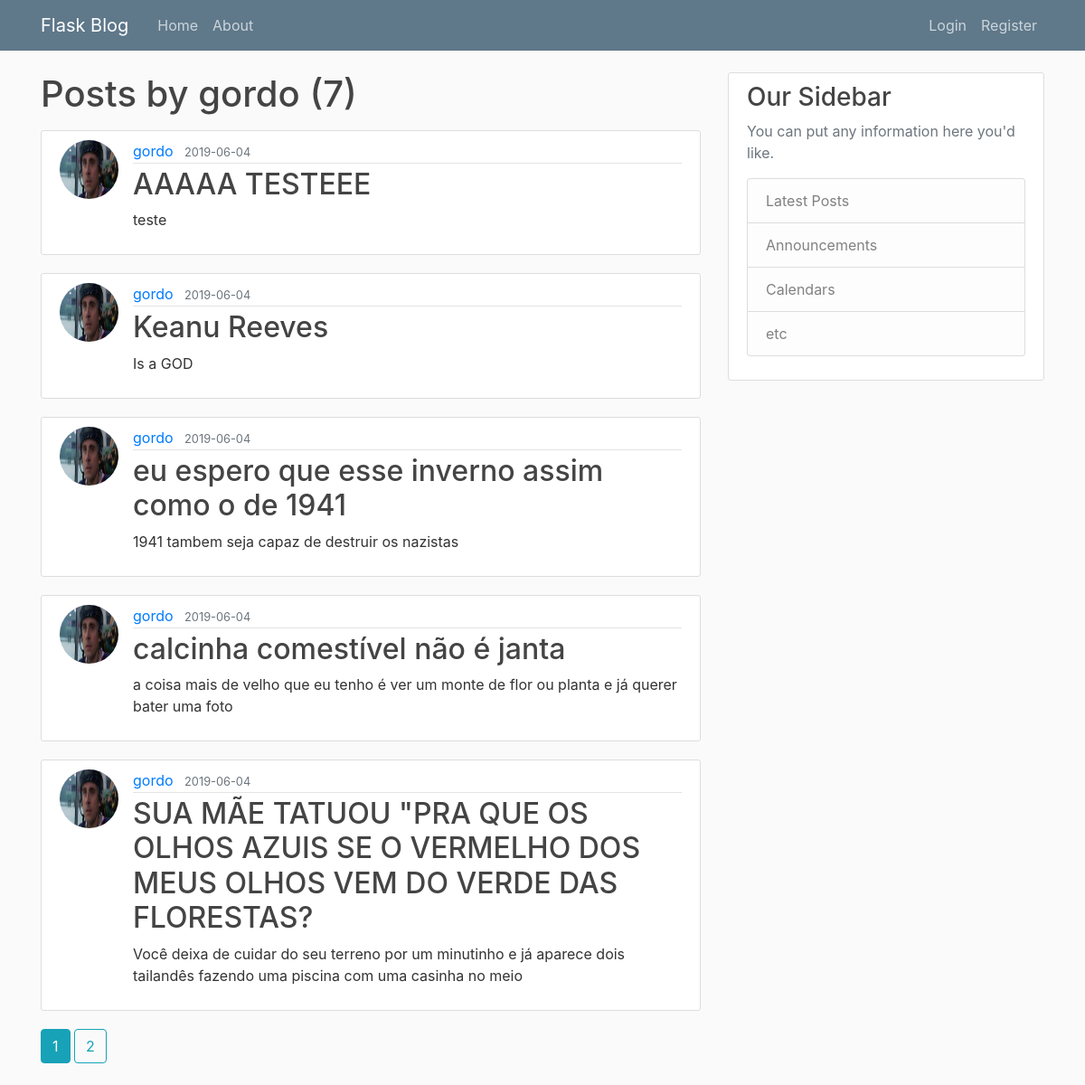
Screenshot of /user/gordo with the database file from the repository.
### flaskblog/models.py (models this page shows, shortened)
class User(db.Model, UserMixin):
    id = db.Column(db.Integer, primary_key=True)
    username = db.Column(db.String(20), unique=True, nullable=False)
    email = db.Column(db.String(120), unique=True, nullable=False)
    image_file = db.Column(db.String(20), nullable=False, default='default.jpg')
    password = db.Column(db.String(60), nullable=False)
    posts = db.relationship('Post', backref='author', lazy=True)

class Post(db.Model):
    id = db.Column(db.Integer, primary_key=True)
    title = db.Column(db.String(100), nullable=False)
    date_posted = db.Column(db.DateTime, nullable=False, default=datetime.utcnow)
    content = db.Column(db.Text, nullable=False)
    user_id = db.Column(db.Integer, db.ForeignKey('user.id'), nullable=False)

### flaskblog/routes.py (the view)
@app.route("/user/<string:username>")
def user_posts(username):
    page = request.args.get('page', 1, type=int)
    user = User.query.filter_by(username=username).first_or_404()
    posts = Post.query.filter_by(author=user)\
        .order_by(Post.date_posted.desc())\
        .paginate(page=page, per_page=5)
    return render_template('user_posts.html', posts=posts, user=user)

### flaskblog/templates/user_posts.html
{% extends "layout.html" %}
{% block content %}
    <h1 class="mb-3">Posts by {{ user.username }} ({{ posts.total }})</h1>
    {% for post in posts.items %}
        <article class="media content-section">
          <img class="rounded-circle article-img" src="{{ url_for('static', filename='profile_pics/' + post.author.image_file) }}">
          <div class="media-body">
            <div class="article-metadata">
              <a class="mr-2" href="{{ url_for('user_posts', username=post.author.username) }}">{{ post.author.username }}</a>
              <small class="text-muted">{{ post.date_posted.strftime('%Y-%m-%d') }}</small>
            </div>
            <h2><a class="article-title" href="{{ url_for('post', post_id=post.id) }}">{{ post.title }}</a></h2>
            <p class="article-content">{{ post.content }}</p>
          </div>
        </article>
    {% endfor %}
    {% for page_num in posts.iter_pages(left_edge=1, right_edge=1, left_current=1, right_current=2) %}
      {% if page_num %}
        {% if posts.page == page_num %}
          <a class="btn btn-info mb-4" href="{{ url_for('user_posts', username=user.username, page=page_num) }}">{{ page_num }}</a>
        {% else %}
          <a class="btn btn-outline-info mb-4" href="{{ url_for('user_posts', username=user.username, page=page_num) }}">{{ page_num }}</a>
        {% endif %}
      {% else %}
        ...
      {% endif %}
    {% endfor %}
{% endblock content %}

### flaskblog/static/main.css (style rules this page uses)
body { background: #fafafa; color: #333333; margin-top: 5rem; }
h1, h2, h3, h4, h5, h6 { color: #444444; }
.content-section { background: #ffffff; padding: 10px 20px; border: 1px solid #dddddd; border-radius: 3px; margin-bottom: 20px; }
.article-title { color: #444444; }
.article-content { white-space: pre-line; }
.article-img { height: 65px; width: 65px; margin-right: 16px; }
.article-metadata { padding-bottom: 1px; margin-bottom: 4px; border-bottom: 1px solid #e3e3e3 }

### rows the page displays
User: username "gordo"
Post: image_file (picture), author.username "gordo", date_posted "2019-06-04", title "AAAAA TESTEEE", content "teste"
Post: image_file (picture), author.username "gordo", date_posted "2019-06-04", title "Keanu Reeves", content "Is a GOD"
Post: image_file (picture), author.username "gordo", date_posted "2019-06-04", title "eu espero que esse inverno assim como o de 1941", content "1941 tambem seja capaz de destruir os nazistas"
Post: image_file (picture), author.username "gordo", date_posted "2019-06-04", title "calcinha comestível não é janta", content "a coisa mais de velho que eu tenho é ver um monte de flor ou planta e já querer bater uma foto"
Post: image_file (picture), author.username "gordo", date_posted "2019-06-04", title "SUA MÃE TATUOU \"PRA QUE OS OLHOS AZUIS SE O VERMELHO DOS MEUS OLHOS VEM DO VERDE DAS FLORESTAS?", content "Você deixa de cuidar do seu terreno por um minutinho e já aparece dois tailandês fazendo uma piscina com uma casinha no meio"

### other values shown
{{ posts.total }} "7"
{{ page_num }} "1"
{{ page_num }} "2"
